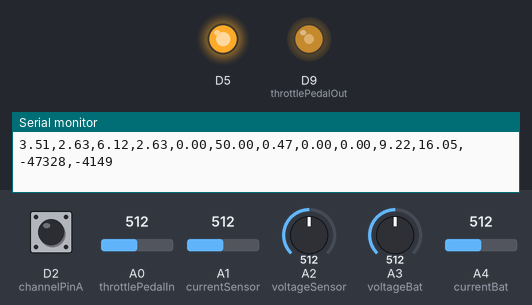
The sketch below on a simulated Arduino Due. Parts: output pins drawn as LEDs (lit = HIGH), the last lines printed to the serial monitor. The test bench sets the inputs (shaded band); at power-on: A0 (throttlePedalIn) = 512, D2 (channelPinA) HIGH, A1 (currentSensor) = 512, A2 (voltageSensor) = 512, A3 (voltageBat) = 512, A4 (currentBat) = 512 (analog values on the 0–1023 scale).

Above: at 1.2 s.
1.3 s: A0 (throttlePedalIn) set to 716
At 2.7 s:
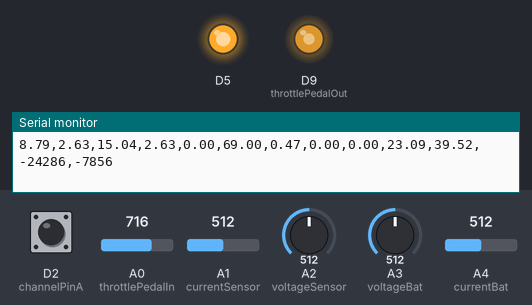
3.0 s: A0 (throttlePedalIn) set to 992
At 4.4 s:
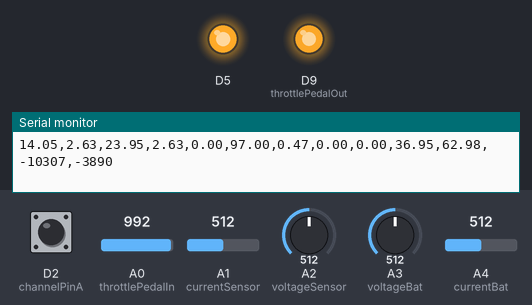
5.0 s: A0 (throttlePedalIn) set to 245
At 5.6 s:
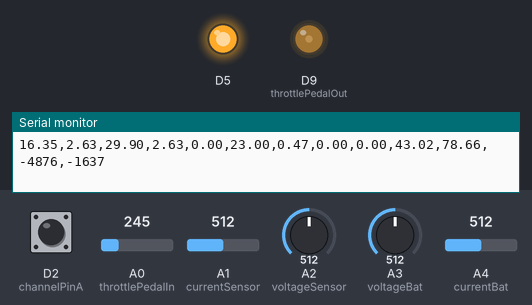
Timing chart, 0 to 8.0 s (numbered marks = the images above; inputs shaded):
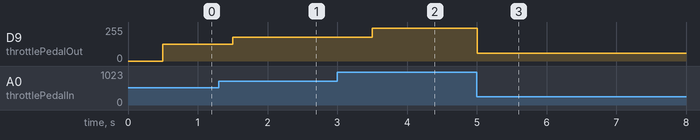

The sketch:

pgb_code2.ino
```cpp
#include <DueTimer.h>
#include <math.h>

//el santiago no hizo nada
float revolutions = 0;
float temporal = 0;
long startTime = 0;
long elapsedTime;
float mrpm;
float wrpm;
float vel;
float temp;
int potenciometer;

int capacity = 52;
float dischargeTime = 0.0;

long pi = 3.1415926536;
long wm = 0.0;
float kv = 8.9460;

double torque = 0.0;

float pmec = 0.0;
float pmot = 0.0;
float pbatt = 0.0;

const int timeThreshold = 5;
long timeCounter = 0;
const int maxSteps = 255;
float ISRCounter = 0;
unsigned long timeold;
int counter = 0;
long deltaTime = 0;
bool IsCW = true;

float throttle = 0.0;

float p = 0.0;
float im = 0.0;
float ib = 0.0;
float vm = 0.0;
float vb = 0.0;

float imF = 0.0;
float ibF = 0.0;
float vmF = 0.0;
float vbF = 0.0;
float wmF = 0.0;

double imF2 = 0.0;
double ibF2 = 0.0;
double vmF2 = 0.0;
double vbF2 = 0.0;
double wmF2 = 0.0;

int soc = 0.0;
int dischargeF = 0.0;

float currentm = 0.0;
float currentb = 0.0;
float voltagem = 0.0;
float voltageb = 0.0;


#define channelPinA 2
#define channelPinB 3
#define throttlePedalOut 9
#define pedalSwitch 4
#define switchOut 9
#define switchIn 6

#define throttlePedalIn A0
#define currentSensor A1
#define voltageSensor A2
#define voltageBat A3
#define currentBat A4

//Filter assignments
#define WINDOW_SIZE 10
#define WINDOW_S 25
#define WINDOW_S2 5

int INDEX1, INDEX2, INDEX3, INDEX4, INDEX5, INDEX6 = 0;
int SUM1, SUM2, SUM3, SUM4, SUM5, SUM6 = 0;
int READINGS1[WINDOW_SIZE], READINGS2[WINDOW_S], READINGS3[WINDOW_SIZE], READINGS4[WINDOW_SIZE], READINGS5[WINDOW_SIZE], READINGS6[WINDOW_S2];
float result1, result2, result3, result4, result5, result6;

//Function assignments
void motorSensorRead();
void batterySensorRead();
void doEncode();
void throttleFun();

float doFilter1();
float doFilter2();
float doFilter3();
float doFilter4();
float doFilter5();
float doFilter6();

void setup() {
  analogReadResolution(12);
  Serial.begin(115200);
  pinMode(channelPinA, INPUT_PULLUP);  // set pin to input
  pinMode(channelPinB, INPUT_PULLUP);
  pinMode(switchIn, INPUT_PULLUP);
  pinMode(pedalSwitch, INPUT_PULLUP);
  pinMode(switchOut, OUTPUT);

  pinMode(5,OUTPUT);

  Timer3.attachInterrupt(batterySensorRead).setFrequency(500).start();
  Timer4.attachInterrupt(throttleFun).setFrequency(200).start();
  Timer5.attachInterrupt(motorSensorRead).setFrequency(500).start();

  attachInterrupt(digitalPinToInterrupt(channelPinA), doEncode, RISING);
}

void loop() {
  digitalWrite(5,HIGH);
  if (millis() - timeold >= 200) {

    temporal = ISRCounter * 60000; //(millis()-timeold);
    wm = float(temporal / ((millis() - timeold) * 96.0)); // aqui esta |
    wm=wm/4.5;
    timeold = millis();
    ISRCounter = 0;
  }

  delay(500);
  //Filtering
  wmF = doFilter1(wm);
  vmF = doFilter2(vm);
  imF = doFilter3(im);
  ibF = doFilter4(ib);
  vbF = doFilter5(vb);
  //Calculation

  wrpm = wmF * pi / (30 / 1.24137);
  vel = wrpm * 0.14;
  mrpm=(wm*1.5);


  vbF2 = vbF * 0.0008056641 + 0.01;
  voltageb = vbF2 / 0.055521879;

  ibF2 = ibF * 0.0008056641 + 0.01;
  currentb = 0.0042 * ibF2 + 2.624;

  vmF2 = vmF * 0.0008056641 + 0.01;
  voltagem = voltageb - vmF2 / 0.0543259557;

  imF2 = imF * 0.0008056641 + 0.01;
  currentm = 0.0042 * imF2 + 2.624;

  torque = currentm * 0.0981 + 0.2081;

  pmec = torque * wmF;
  pmot = voltagem * currentm;
  pbatt = voltageb * currentb;

  //SoC

  soc = 0.5314 * pow(voltageb, 3) - 80.77 * pow(voltageb, 2) + 4101.7 * voltageb - 69512;
  if (soc > 100) {
    soc = 100;
  }
  else
  {
    soc = soc;
  }


  //Discharge time

  dischargeTime = capacity * soc / (currentb * 100);
  dischargeF = doFilter6(dischargeTime);

  potenciometer = map(p, 0, 4096, 0, 254);  // read pot vealue and map it for a PWM scale
  throttle = map(potenciometer, 0, 253, 0, 100); // sabe but not for a 0 to 100% scale
  analogWrite(throttlePedalOut, potenciometer);  // output PWM

  //Serial.println(dischargeTime);
  //Serial.println(dischargeF);
  //String list[] = { String(voltageb), String(voltagem), String(currentm), String(currentb), String(torque), String(throttle), String(wm), String(vel), String(pmec), String(pmot), String(pbatt), String(soc), String(dischargeF)};

  //Serial.print(list[2] + "," + list[3] + "," + list[1] + "," + list[4] + "," + list[7] + "," + list[6] + "," + list[5] + "," + list[8] + "," + list[9] + "," + list[10] + ',' + list[11] + ',' + list[12] + ',' + list[13]);

  Serial.println(String (voltagem) + ',' + String(currentm) + ',' + String(voltageb) + ',' + String(currentb) + ',' + String(mrpm) + ',' + String(throttle) + ',' + String(torque) + ',' + String(vel) + ',' + String(pmec) + ',' + String(pmot) + ',' + String(pbatt) + ',' + String(soc) + ',' + String(dischargeF));
}


void doEncode()
{
  ISRCounter++;
}

void motorSensorRead() {
  im = analogRead(currentSensor);
  vm = analogRead(voltageSensor);
}

void batterySensorRead() {
  vb = analogRead(voltageBat);
  ib = analogRead(currentBat);
}

void throttleFun() {
  p = analogRead(throttlePedalIn);
}


float doFilter1(int x) {

  SUM1 = SUM1 - READINGS1[INDEX1]; // Remove the oldest entry from the sum
  READINGS1[INDEX1] = x; // Add the newest reading to the window
  SUM1 = SUM1 + x; // Add the newest reading to the sum
  INDEX1 = (INDEX1 + 1) % WINDOW_SIZE; // Increment the index, and wrap to 0 if it exceeds the window size
  result1 = SUM1 / WINDOW_SIZE; // Divide the sum of the window by the window size for the result

  return result1;
}

float doFilter2(int x) {

  SUM2 = SUM2 - READINGS2[INDEX2]; // Remove the oldest entry from the sum
  READINGS2[INDEX2] = x; // Add the newest reading to the window
  SUM2 = SUM2 + x; // Add the newest reading to the sum
  INDEX2 = (INDEX2 + 1) % WINDOW_S; // Increment the index, and wrap to 0 if it exceeds the window size
  result2 = SUM2 / WINDOW_S; // Divide the sum of the window by the window size for the result

  return result2;
}

float doFilter3(int x) {

  SUM3 = SUM3 - READINGS3[INDEX3]; // Remove the oldest entry from the sum
  READINGS3[INDEX3] = x; // Add the newest reading to the window
  SUM3 = SUM3 + x; // Add the newest reading to the sum
  INDEX3 = (INDEX3 + 1) % WINDOW_SIZE; // Increment the index, and wrap to 0 if it exceeds the window size
  result3 = SUM3 / WINDOW_SIZE; // Divide the sum of the window by the window size for the result

  return result3;
}
float doFilter4(int x) {

  SUM4 = SUM4 - READINGS4[INDEX4]; // Remove the oldest entry from the sum
  READINGS4[INDEX4] = x; // Add the newest reading to the window
  SUM4 = SUM4 + x; // Add the newest reading to the sum
  INDEX4 = (INDEX4 + 1) % WINDOW_SIZE; // Increment the index, and wrap to 0 if it exceeds the window size
  result4 = SUM4 / WINDOW_SIZE; // Divide the sum of the window by the window size for the result

  return result4;
}

float doFilter5(int x) {

  SUM5 = SUM5 - READINGS5[INDEX5]; // Remove the oldest entry from the sum
  READINGS5[INDEX5] = x; // Add the newest reading to the window
  SUM5 = SUM5 + x; // Add the newest reading to the sum
  INDEX5 = (INDEX5 + 1) % WINDOW_SIZE; // Increment the index, and wrap to 0 if it exceeds the window size
  result5 = SUM5 / WINDOW_SIZE; // Divide the sum of the window by the window size for the result

  return result5;
}

float doFilter6(int x) {

  SUM6 = SUM6 - READINGS6[INDEX6]; // Remove the oldest entry from the sum
  READINGS6[INDEX6] = x; // Add the newest reading to the window
  SUM6 = SUM6 + x; // Add the newest reading to the sum
  INDEX6 = (INDEX6 + 1) % WINDOW_S2; // Increment the index, and wrap to 0 if it exceeds the window size
  result6 = SUM6 / WINDOW_S2; // Divide the sum of the window by the window size for the result

  return result6;
}
```

Measured:
- after the input at 1.3 s, D9 (throttlePedalOut): 127/255 → 177/255 after 0.20 s
- after the input at 3.0 s, D9 (throttlePedalOut): 177/255 → 246/255 after 0.50 s
- after the input at 5.0 s, D9 (throttlePedalOut): 246/255 → 60/255 at once
